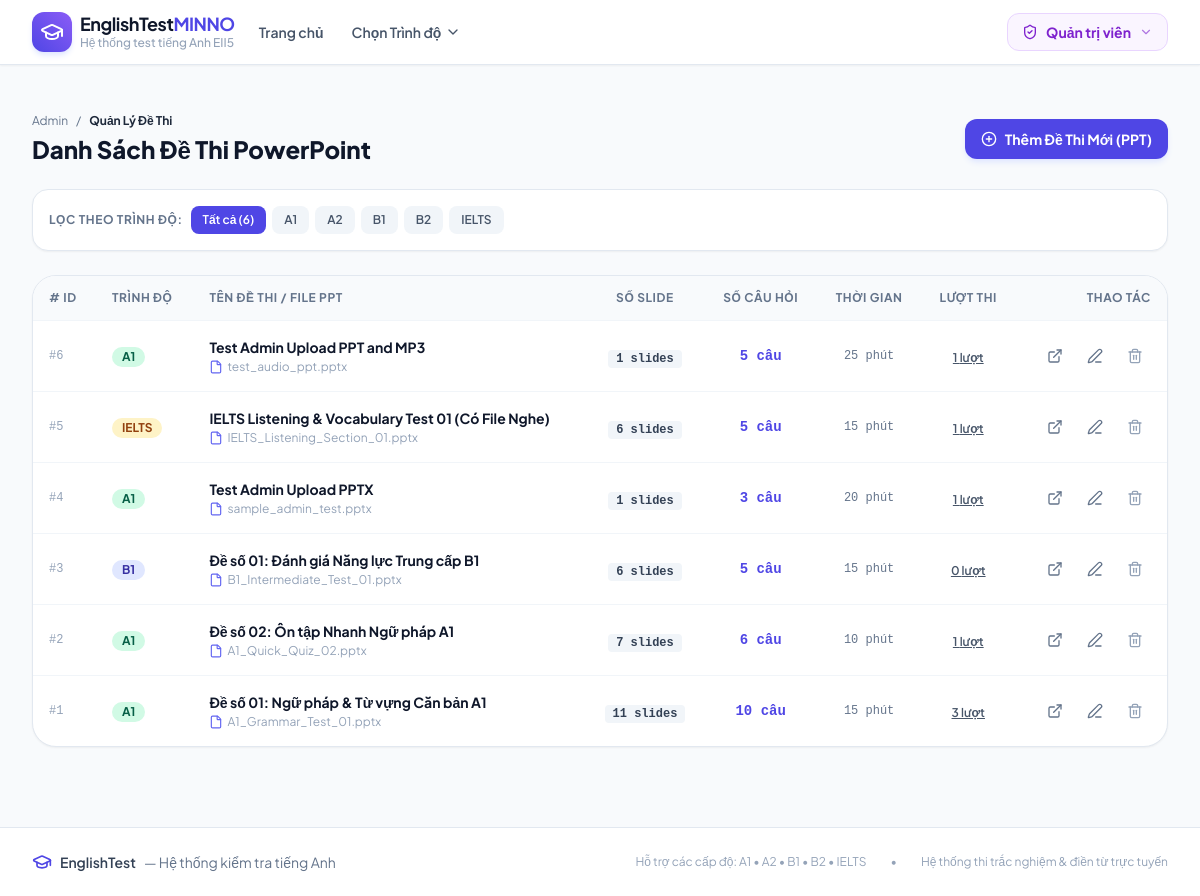
Screenshot of /admin/tests (signed in) with the database file from the repository.
### models.py (models this page shows)
class Level(db.Model):
    __tablename__ = 'levels'
    id = db.Column(db.Integer, primary_key=True)
    code = db.Column(db.String(20), unique=True, nullable=False)  # 'A1', 'A2', 'B1', 'B2', 'C1', 'IELTS'
    name = db.Column(db.String(100), nullable=False)              # 'Trình độ A1 - Căn bản'
    description = db.Column(db.Text, nullable=True)
    badge_color = db.Column(db.String(30), default='blue')        # 'blue', 'green', 'amber', 'purple', 'rose'
    icon_name = db.Column(db.String(50), default='book-open')
    order_num = db.Column(db.Integer, default=1)
    is_active = db.Column(db.Boolean, default=True)
    created_at = db.Column(db.DateTime, default=datetime.utcnow)
    tests = db.relationship('Test', backref='level', lazy=True, cascade='all, delete-orphan')
    @property
    def active_tests_count(self):
        return len([t for t in self.tests if t.is_active])

class Test(db.Model):
    __tablename__ = 'tests'
    id = db.Column(db.Integer, primary_key=True)
    level_id = db.Column(db.Integer, db.ForeignKey('levels.id', ondelete='CASCADE'), nullable=False)
    title = db.Column(db.String(200), nullable=False)
    description = db.Column(db.Text, nullable=True)
    ppt_filename = db.Column(db.String(255), nullable=True)      # Original filename
    ppt_filepath = db.Column(db.String(500), nullable=True)      # Relative or abs path to ppt file
    slides_folder = db.Column(db.String(500), nullable=True)     # Relative folder under static/ containing slide images
    audio_filename = db.Column(db.String(255), nullable=True)    # Original audio filename (.mp3, .wav)
    audio_filepath = db.Column(db.String(500), nullable=True)    # Relative path under static/ to audio file
    total_slides = db.Column(db.Integer, default=0)
    time_limit_minutes = db.Column(db.Integer, default=15)       # 0 = unlimited
    total_questions = db.Column(db.Integer, default=10)
    pass_percentage = db.Column(db.Integer, default=50)
    is_active = db.Column(db.Boolean, default=True)
    created_at = db.Column(db.DateTime, default=datetime.utcnow)
    questions = db.relationship('Question', backref='test', lazy=True, cascade='all, delete-orphan', order_by='Question.question_number')
    submissions = db.relationship('Submission', backref='test', lazy=True, cascade='all, delete-orphan')

### app.py (the view)
@app.route('/admin/tests')
@admin_required
def admin_tests():
    level_filter = request.args.get('level_id', type=int)
    query = Test.query
    if level_filter:
        query = query.filter_by(level_id=level_filter)
    tests = query.order_by(Test.created_at.desc()).all()
    levels = Level.query.order_by(Level.order_num).all()
    return render_template('admin/tests.html', tests=tests, levels=levels, current_level_id=level_filter)

### app.py (called while the page is built)
def staff_required(f):
    @wraps(f)
    def decorated_function(*args, **kwargs):
        if not session.get('user_id') or session.get('role') not in ('admin', 'teacher'):
            flash('Vui lòng đăng nhập với tài khoản Quản trị viên hoặc Giáo viên.', 'warning')
            return redirect(url_for('admin_login', next=request.path))
        return f(*args, **kwargs)
    return decorated_function

@app.context_processor
def inject_globals():
    levels = Level.query.filter_by(is_active=True).order_by(Level.order_num).all()
    current_user = None
    if session.get('user_id'):
        current_user = User.query.get(session.get('user_id'))
    return {
        'all_levels': levels,
        'current_user': current_user,
        'is_admin': session.get('role') == 'admin',
        'is_teacher': session.get('role') == 'teacher',
        'is_staff': session.get('role') in ('admin', 'teacher'),
        'candidate_name': session.get('student_name'),
        'candidate_phone': session.get('student_phone'),
        'candidate_email': session.get('student_email')
    }

### templates/admin/tests.html (shortened to what this page needs)
{% extends 'base.html' %}
{% block content %}
<div class="max-w-7xl mx-auto px-4 sm:px-6 lg:px-8 py-8">
    <div class="flex flex-col md:flex-row md:items-center justify-between gap-4 mb-6">
        <div>
            <div class="flex items-center space-x-2 text-xs text-slate-500 mb-1">
                <a href="{{ url_for('admin_dashboard') }}" class="hover:text-indigo-600">Admin</a>
                <span>/</span>
                <span class="text-slate-800 font-bold">Quản Lý Đề Thi</span>
            </div>
            <h1 class="text-2xl font-extrabold text-slate-900">Danh Sách Đề Thi PowerPoint</h1>
        </div>
        <a href="{{ url_for('admin_new_test') }}" class="px-4 py-2.5 bg-indigo-600 hover:bg-indigo-700 text-white font-bold rounded-xl text-sm shadow-md shadow-indigo-100 transition flex items-center space-x-2">
            <i data-lucide="plus-circle" class="w-4 h-4"></i>
            <span>Thêm Đề Thi Mới (PPT)</span>
        </a>
    </div>
    <div class="bg-white rounded-2xl border border-slate-200 p-4 mb-6 shadow-sm flex flex-wrap items-center justify-between gap-4">
        <div class="flex items-center space-x-2">
            <span class="text-xs font-bold text-slate-500 uppercase tracking-wider">Lọc theo trình độ:</span>
            <div class="flex flex-wrap gap-1.5">
                <a href="{{ url_for('admin_tests') }}" class="px-3 py-1.5 rounded-lg text-xs font-semibold transition {% if not current_level_id %}bg-indigo-600 text-white{% else %}bg-slate-100 text-slate-600 hover:bg-slate-200{% endif %}">
                    Tất cả ({{ tests|length }})
                </a>
                {% for lvl in levels %}
                <a href="{{ url_for('admin_tests', level_id=lvl.id) }}" class="px-3 py-1.5 rounded-lg text-xs font-semibold transition {% if current_level_id == lvl.id %}bg-indigo-600 text-white{% else %}bg-slate-100 text-slate-600 hover:bg-slate-200{% endif %}">
                    {{ lvl.code }}
                </a>
                {% endfor %}
            </div>
        </div>
    </div>
    <div class="bg-white rounded-3xl border border-slate-200 shadow-sm overflow-hidden">
        {% if tests %}
        <div class="overflow-x-auto">
            <table class="w-full text-left border-collapse text-sm">
                <thead>
                    <tr class="bg-slate-50 text-slate-500 font-bold text-xs uppercase tracking-wider border-b border-slate-100">
                        <th class="py-3.5 px-4"># ID</th>
                        <th class="py-3.5 px-4">Trình độ</th>
                        <th class="py-3.5 px-4">Tên Đề Thi / File PPT</th>
                        <th class="py-3.5 px-4 text-center">Số Slide</th>
                        <th class="py-3.5 px-4 text-center">Số Câu Hỏi</th>
                        <th class="py-3.5 px-4 text-center">Thời Gian</th>
                        <th class="py-3.5 px-4 text-center">Lượt Thi</th>
                        <th class="py-3.5 px-4 text-right">Thao Tác</th>
                    </tr>
                </thead>
                <tbody class="divide-y divide-slate-100">
                    {% for t in tests %}
                    <tr class="hover:bg-slate-50/80 transition">
                        <td class="py-4 px-4 font-mono text-xs text-slate-400">#{{ t.id }}</td>
                        <td class="py-4 px-4">
                            <span class="inline-flex items-center px-2.5 py-0.5 rounded-full text-xs font-bold
                                {% if t.level.badge_color == 'emerald' %}bg-emerald-100 text-emerald-800
                                {% elif t.level.badge_color == 'blue' %}bg-blue-100 text-blue-800
                                {% elif t.level.badge_color == 'indigo' %}bg-indigo-100 text-indigo-800
                                {% elif t.level.badge_color == 'purple' %}bg-purple-100 text-purple-800
                                {% elif t.level.badge_color == 'amber' %}bg-amber-100 text-amber-800
                                {% else %}bg-slate-100 text-slate-800{% endif %}">
                                {{ t.level.code }}
                            </span>
                        </td>
                        <td class="py-4 px-4 font-bold text-slate-900">
                            <p class="text-sm">{{ t.title }}</p>
                            <span class="text-xs text-slate-400 font-normal flex items-center space-x-1 mt-0.5">
                                <i data-lucide="file" class="w-3.5 h-3.5 text-indigo-500"></i>
                                <span>{{ t.ppt_filename or 'Chưa có file PPT' }}</span>
                            </span>
                        </td>
                        <td class="py-4 px-4 text-center">
                            <span class="px-2 py-0.5 rounded bg-slate-100 text-slate-700 text-xs font-mono font-bold">
                                {{ t.total_slides }} slides
                            </span>
                        </td>
                        <td class="py-4 px-4 text-center font-bold text-indigo-600 font-mono">
                            {{ t.total_questions }} câu
                        </td>
                        <td class="py-4 px-4 text-center text-xs text-slate-500 font-mono">
                            {{ t.time_limit_minutes }} phút
                        </td>
                        <td class="py-4 px-4 text-center">
                            <a href="{{ url_for('admin_submissions', test_id=t.id) }}" class="text-xs font-semibold text-slate-600 hover:text-indigo-600 underline">
                                {{ t.submissions|length }} lượt
                            </a>
                        </td>
                        <td class="py-4 px-4 text-right">
                            <div class="flex items-center justify-end space-x-2">
                                <a href="{{ url_for('take_test', test_id=t.id) }}" target="_blank" class="p-2 text-slate-500 hover:text-indigo-600 hover:bg-indigo-50 rounded-lg transition" title="Làm thử bài thi">
                                    <i data-lucide="external-link" class="w-4 h-4"></i>
                                </a>
                                <a href="{{ url_for('admin_edit_test', test_id=t.id) }}" class="p-2 text-slate-500 hover:text-amber-600 hover:bg-amber-50 rounded-lg transition" title="Chỉnh sửa">
                                    <i data-lucide="edit-3" class="w-4 h-4"></i>
                                </a>
                                <form method="POST" action="{{ url_for('admin_delete_test', test_id=t.id) }}" onsubmit="return confirm('Bạn có chắc chắn muốn xóa đề thi này? Tất cả bài nộp liên quan cũng sẽ bị xóa!')" class="inline">
                                    <button type="submit" class="p-2 text-slate-400 hover:text-rose-600 hover:bg-rose-50 rounded-lg transition" title="Xóa đề thi">
                                        <i data-lucide="trash-2" class="w-4 h-4"></i>
                                    </button>
                                </form>
                            </div>
                        </td>
                    </tr>
                    {% endfor %}
                </tbody>
            </table>
        </div>
        {% endif %}
    </div>
</div>
{% endblock %}

### rows the page displays
Level: code "A1"
Level: code "A2"
Level: code "B1"
Level: code "B2"
Level: code "IELTS"
Test: id "6", level.code "A1", title "Test Admin Upload PPT and MP3", ppt_filename "test_audio_ppt.pptx", total_slides "1", total_questions "5", time_limit_minutes "25", submissions|length "1"
Test: id "5", level.code "IELTS", title "IELTS Listening & Vocabulary Test 01 (Có File Nghe)", ppt_filename "IELTS_Listening_Section_01.pptx", total_slides "6", total_questions "5", time_limit_minutes "15", submissions|length "1"
Test: id "4", level.code "A1", title "Test Admin Upload PPTX", ppt_filename "sample_admin_test.pptx", total_slides "1", total_questions "3", time_limit_minutes "20", submissions|length "1"
Test: id "3", level.code "B1", title "Đề số 01: Đánh giá Năng lực Trung cấp B1", ppt_filename "B1_Intermediate_Test_01.pptx", total_slides "6", total_questions "5", time_limit_minutes "15", submissions|length "0"
Test: id "2", level.code "A1", title "Đề số 02: Ôn tập Nhanh Ngữ pháp A1", ppt_filename "A1_Quick_Quiz_02.pptx", total_slides "7", total_questions "6", time_limit_minutes "10", submissions|length "1"
Test: id "1", level.code "A1", title "Đề số 01: Ngữ pháp & Từ vựng Căn bản A1", ppt_filename "A1_Grammar_Test_01.pptx", total_slides "11", total_questions "10", time_limit_minutes "15", submissions|length "3"

### other values shown
{{ tests|length }} "6"
